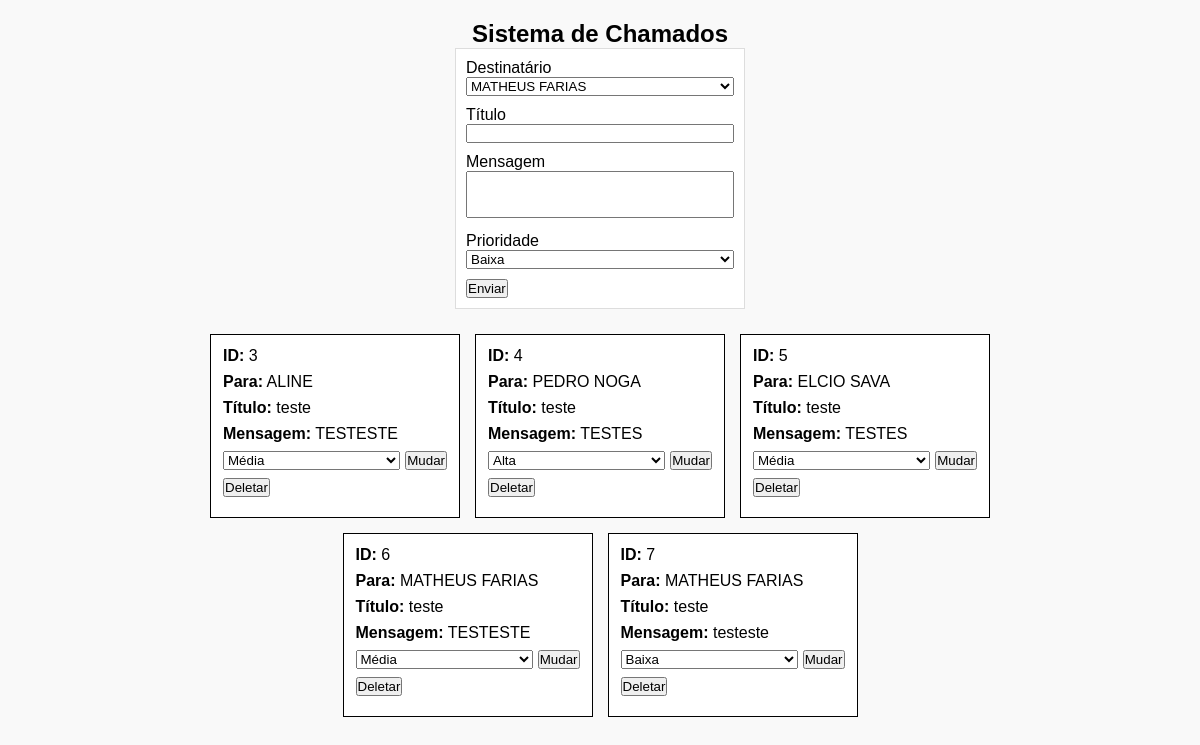
The page / on the database its author committed.
### tables this page shows
CREATE TABLE `chamados` (
  `id_chamado` int(11) NOT NULL,
  `id_destinatario` int(11) DEFAULT NULL,
  `titulo_chamado` varchar(40) DEFAULT NULL,
  `mensagem_chamado` varchar(255) DEFAULT NULL,
  `prioridade_chamado` int(11) DEFAULT NULL
);

CREATE TABLE `destinatarios` (
  `id_destinatario` int(11) NOT NULL,
  `nome_destinatario` varchar(40) DEFAULT NULL
);

### index.php (the view, shortened to what this page needs)
<?php
include 'conexao.php';
$sql = "SELECT * FROM destinatarios";
$stmt = $conexao->prepare($sql);
$stmt->execute();
$lista_destinatarios = $stmt->fetchAll(PDO::FETCH_ASSOC);
$sql_p = "SELECT * FROM prioridades";
$stmt_p = $conexao->prepare($sql_p);
$stmt_p->execute();
$lista_prioridades = $stmt_p->fetchAll(PDO::FETCH_ASSOC);
$sql_busca = "SELECT
                d.id_destinatario,
                d.nome_destinatario,
                c.id_chamado,
                c.titulo_chamado,
                c.mensagem_chamado,
                c.prioridade_chamado
              FROM destinatarios AS d
              INNER JOIN chamados AS c
              ON d.id_destinatario = c.id_destinatario";
$stmt_busca = $conexao->prepare($sql_busca);
$stmt_busca->execute();
$lista_chamados = $stmt_busca->fetchAll(PDO::FETCH_ASSOC);
?>
<!DOCTYPE html>
<html lang="pt-br">
<head>
</head>
<body>
    <header>
        <h2>Sistema de Chamados</h2>
    </header>
    <section id="formulario">
        <form action="gravar_chamado.php" method="post" class="form">
            <label for="destinatario_chamado">Destinatário</label>
            <select name="destinatario_chamado" id="destinatario_chamado">
                <?php foreach($lista_destinatarios as $destinatario): ?>
                    <option value="<?= $destinatario['id_destinatario'] ?>"><?= $destinatario['nome_destinatario'] ?></option>
                <?php endforeach; ?>
            </select>
            <label for="titulo_chamado">Título</label>
            <input type="text" name="titulo_chamado" id="titulo_chamado">
            <label for="mensagem_chamado">Mensagem</label>
            <textarea name="mensagem_chamado" id="mensagem_chamado" cols="30" rows="3"></textarea>
            <label for="prioridade_chamado">Prioridade</label>
            <select name="prioridade_chamado" id="prioridade_chamado">
                <?php foreach($lista_prioridades as $prioridade): ?>
                    <option value="<?= $prioridade['id_prioridade'] ?>"><?= $prioridade['tipo_prioridade'] ?></option>
                <?php endforeach; ?>
            </select>
            <button type="submit">Enviar</button>
        </form>
    </section>
    <section class="mostra">
        <?php foreach($lista_chamados as $chamado): ?>
            <div class="bloquinho">
                <div class="id">
                    <strong>ID:</strong> <?= $chamado['id_chamado'] ?>
                </div>
                <div class="destinatario">
                    <strong>Para:</strong> <?= $chamado['nome_destinatario'] ?>
                </div>
                <div class="titulo">
                    <strong>Título:</strong> <?= $chamado['titulo_chamado'] ?>
                </div>
                <div class="mensagem">
                    <strong>Mensagem:</strong> <?= $chamado['mensagem_chamado'] ?>
                </div>
                <div class="prioridade">
                    <form action="atualizar_prioridade.php" method="POST" style="display: flex; gap: 5px;">
                        <select name="prioridade_chamado" style="margin-bottom:0;">
                            <?php foreach ($lista_prioridades as $opcao): ?>
                                <?php $selected = ($chamado['prioridade_chamado'] == $opcao['id_prioridade']) ? "selected" : ""; ?>
                                <option value="<?= $opcao['id_prioridade'] ?>" <?= $selected ?>><?= $opcao['tipo_prioridade'] ?></option>
                            <?php endforeach; ?>
                        </select>
                        <button type="submit">Mudar</button>
                    </form>
                </div>
                <div class="acoes">
                    <form action="deletar_chamado.php" method="GET">
                        <button type="submit" onclick="return confirm('Deseja realmente deletar esse chamado?')">Deletar</button>
                    </form>
                </div>
            </div>
        <?php endforeach; ?>
    </section>
</body>
</html>

### index.php (style rules this page uses)
* { margin: 0; padding: 0; box-sizing: border-box; font-family: sans-serif; }
body { display: flex; justify-content: center; align-items: center; flex-direction: column; padding: 20px; background-color: #f9f9f9; }
.form { width: 290px; padding: 10px; margin-bottom: 25px; background: white; border: 1px solid #ddd; }
input, select, textarea { width: 100%; margin-bottom: 10px; }
textarea { resize: none; }
.mostra { display: flex; flex-wrap: wrap; gap: 15px; justify-content: center; max-width: 900px; width: 100%; }
.bloquinho { border: 1px solid black; padding: 12px; width: 250px; background: white; }
.bloquinho div { margin-bottom: 8px; }

### rows shown on the page
chamados: id_chamado "3", id_destinatario.nome_destinatario "ALINE", titulo_chamado "teste", mensagem_chamado "TESTESTE"
chamados: id_chamado "4", id_destinatario.nome_destinatario "PEDRO NOGA", titulo_chamado "teste", mensagem_chamado "TESTES"
chamados: id_chamado "5", id_destinatario.nome_destinatario "ELCIO SAVA", titulo_chamado "teste", mensagem_chamado "TESTES"
chamados: id_chamado "6", id_destinatario.nome_destinatario "MATHEUS FARIAS", titulo_chamado "teste", mensagem_chamado "TESTESTE"
chamados: id_chamado "7", id_destinatario.nome_destinatario "MATHEUS FARIAS", titulo_chamado "teste", mensagem_chamado "testeste"

### other values the page prints
form field destinatario_chamado "MATHEUS FARIAS"
form field prioridade_chamado "Baixa"
form field prioridade_chamado "Média"
form field prioridade_chamado "Alta"
